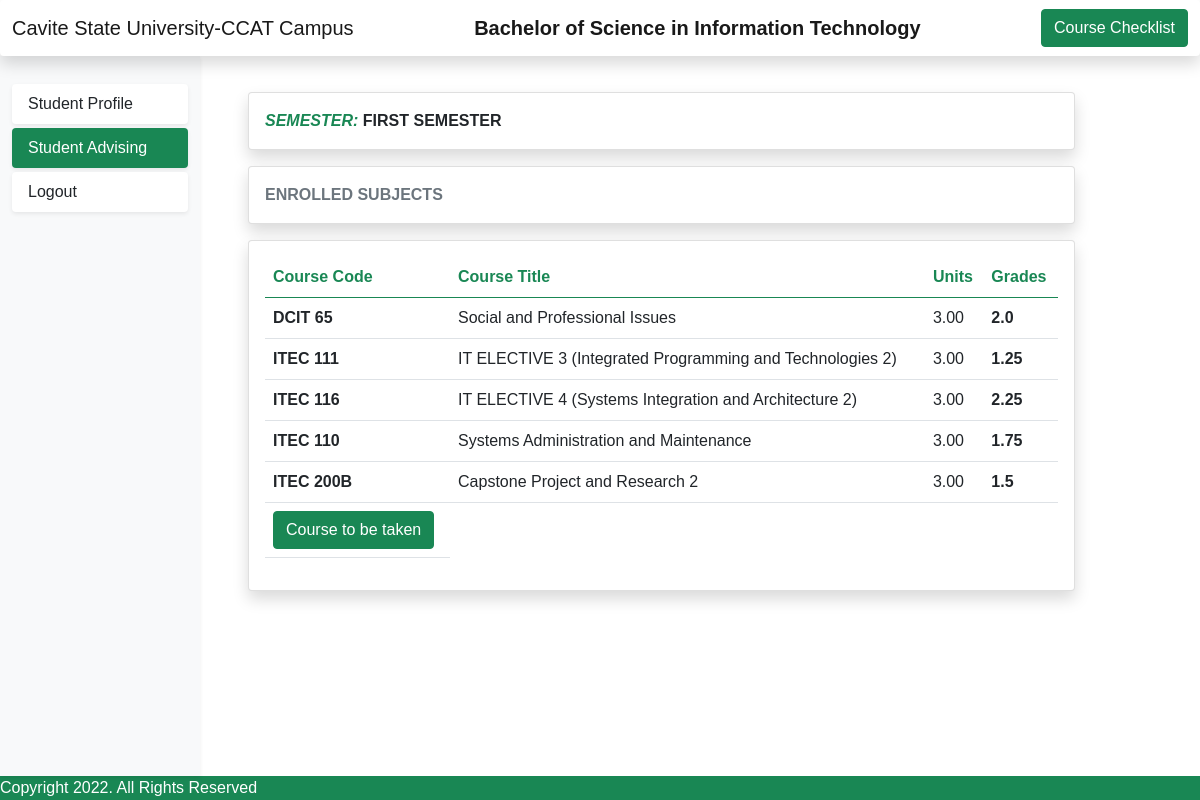
The page /studadvise (signed in) on the database its author committed.
### accounts/models.py (models this page shows, shortened)
class fy1stsem(models.Model):
    user = models.OneToOneField(User, null=True ,blank=True , on_delete=models.CASCADE)
    dcit65 = models.CharField(max_length=200,null=True , blank=True ,default = 'Not yet taken')
    itec111 = models.CharField(max_length=200,null=True , blank=True ,default = 'Not yet taken')
    itec116 = models.CharField(max_length=200,null=True , blank=True ,default = 'Not yet taken')
    itec110 = models.CharField(max_length=200,null=True , blank=True ,default = 'Not yet taken')
    itec200b = models.CharField(max_length=200,null=True , blank=True ,default = 'Not yet taken')

### accounts/decorators.py (the view)
    def wrapper_function(request, *args, **kwargs):
        group = None
        if request.user.groups.exists():
            group = request.user.groups.all()[0].name
        if group == 'forapproval':
            messages.error(request, "Please wait for the approval of the admin! ")
            return render(request, 'accounts/index.html')
        if group == 'admin':
            adviserprof = request.user.adviserprof
            context = {'adviserprof': adviserprof}
            return render(request, 'accounts/AdviserProfile.html', context)
        if group == 'student':
            return view_func(request, *args, **kwargs)

### accounts/templates/accounts/student advising.html (shortened to what this page needs)
{% load static %}
<!doctype html>
<html lang="en">
  <head>
    <link href="https://cdn.jsdelivr.net/npm/bootstrap@5.0.2/dist/css/bootstrap.min.css" rel="stylesheet">
    <link rel="stylesheet" href="{% static 'css/style.css'%}">
  </head>
  <body>
    <nav class="navbar navbar-light bg-light shadow bg-body rounded">
      <div class="container-fluid">
        <a class="navbar-brand">Cavite State University-CCAT Campus </a>
        <a class=" navbar-brand fw-bold text-center">Bachelor of Science in Information Technology</a>
        <a class="btn btn-success" type="button" href="{% url 'checklist' %}">Course Checklist</a>
      </div>
    </nav>
  {% block content %}
  <div class="container-fluid">
    <div class="row">
      <nav class="col-md-3 col-lg-2 d-md-block sidebar collapse bg-light shadow-sm" style="height: 100%;">
        <div class="d-flex flex-column position-sticky pt-4" style="height:90vh;">
                <ul class="nav nav-pills flex-column mb-auto">
                    <li class="nav-item ">
                        <a href="{% url 'home' %}" class="nav-link text-dark shadow-sm mt-1 bg-body rounded">Student Profile</a>
                    </li>
                    <li>
                         <a href="{% url 'studadvise'%}" class="nav-link text-white shadow-sm mt-1 rounded" style="background:#198754;" aria-current="page">Student Advising  </a>
                    </li>
                    <li>
                        <a href="{% url 'logout' %}" class="nav-link text-dark shadow-sm mt-1 bg-body rounded">Logout</a>
                    </li>
                </ul>
      </nav>
            <main class="col-md-9 ms-sm-auto col-lg-10 px-md-5" style="overflow-y: auto; margin-top: 2.5vh;">
              <div class="row mt-3">
                <div class="col-lg-11">
                     <div class="card shadow">
                         <div class="card-body">
                             <div class="card-text mb-0 fw-bold">
                                {% if userprof.user_yrandsec == '101' or userprof.user_yrandsec == '201' or userprof.user_yrandsec == '301' or userprof.user_yrandsec == '401'%}
                                    <span class="fst-italic wo text-success">SEMESTER: </span>  FIRST SEMESTER
                                {% elif userprof.user_yrandsec == '102' or userprof.user_yrandsec == '202' or userprof.user_yrandsec == '302' or userprof.user_yrandsec == '402'%}
                                    <span class="fst-italic wo text-success">SEMESTER: </span>  SECOND SEMESTER
                                {% elif userprof.user_yrandsec == '203'%}
                                    <span class="fst-italic wo text-success">SEMESTER: </span>  MIDYEAR SEMESTER
                                {%endif%}
                             </div>
                         </div>
                     </div>
                </div>
              </div>
              <div class="row mt-3">
                <div class="col-lg-11">
                     <div class="card shadow">
                        <div class="card-body">
                            <div class="card-text fw-bold text-muted">
                                ENROLLED SUBJECTS
                            </div>
                        </div>
                     </div>
                </div>
              </div>
              <form method="POST">
                    <div class="row mt-3">
                        <div class="col-lg-11">
                            <div class="card shadow mb-1">
                                <div class="card-body" >
                                    <div class="card-text">
                                    {% if userprof.user_yrandsec == '101' %}
                                        <table class="table table-hover">
                                            <thead>
                                            <tr class="text-success">
                                                <th scope="col" >Course Code</th>
                                                <th scope="col">Course Title</th>
                                                <th scope="col">Units</th>
                                                <th scope="col">Grades</th>
                                            </tr>
                                            </thead>
                                            <tbody>
                                            <tr>
                                                <th scope="row">GNED 02</th>
                                                <td>Ethics</td>
                                                <td>3.00</td>
                                                <td class="fw-bold">{{usergrade.gned02}}</td>
                                            </tr>
                                            <tr>
                                                <th scope="row">GNED 05</th>
                                                <td>Purposive Communication</td>
                                                <td>3.00</td>
                                                <td class="fw-bold">{{usergrade.gned05}}</td>
                                            </tr>
                                            <tr>
                                                <th scope="row">GNED 11</th>
                                                <td>Kontekstwalisadong Komunikasyon sa Filipino</td>
                                                <td>3.00</td>
                                                <td class="fw-bold">{{usergrade.gned11}}</td>
                                            </tr>
                                            <tr>
                                                <th scope="row">COSC 50</th>
                                                <td>Discrete Structure</td>
                                                <td>3.00</td>
                                                <td class="fw-bold">{{usergrade.cosc50}}</td>
                                            </tr>
                                            <tr>
                                                <th scope="row">DCIT 21</th>
                                                <td>Introduction to Computing</td>
                                                <td>3.00</td>
                                                <td class="fw-bold">{{usergrade.dcit21}}</td>
                                            </tr>
                                            <tr>
                                                <th scope="row">DCIT 22</th>
                                                <td>Computer Programming I</td>
                                                <td>3.00</td>
                                                <td class="fw-bold">{{usergrade.dcit22}}</td>
                                            </tr>
                                            <tr>
                                                <th scope="row">FITT 1</th>
                                                <td>Movement Enhancement</td>
                                                <td>3.00</td>
                                                <td class="fw-bold">{{usergrade.fitt1}}</td>
                                            </tr>
                                            <tr>
                                                <th scope="row">NSTP 1</th>
                                                <td>National Service Training Program 1</td>
                                                <td>3.00</td>
                                                <td class="fw-bold">{{usergrade.nstp1}}</td>
                                            </tr>
                                            <tr>
                                                <th scope="row">ORNT 1</th>
                                                <td>Institutional Orientation</td>
                                                <td>1.00</td>
                                                <td class="fw-bold">{{usergrade.ornt1}}</td>
                                                <tr>
                                                    <td><button type="button" class="btn btn-success btn-center" data-bs-toggle="modal" data-bs-target="#staticBackdrop">
                                                        Course to be taken
                                                    </button></td>
                                                </tr>
                                            </tr>
                                            </tbody>
                                        </table>
                                    {% elif userprof.user_yrandsec == '401' %}
                                    <table class="table table-hover">
                                    <thead>
                                        <tr class="text-success">
                                        <th scope="col" >Course Code</th>
                                        <th scope="col">Course Title</th>
                                        <th scope="col">Units</th>
                                        <th scope="col">Grades</th>
                                        </tr>
                                    </thead>
                                    <tbody>
                                        <tr>
                                        <th scope="row">DCIT 65</th>
                                        <td>Social and Professional Issues</td>
                                        <td>3.00</td>
                                        <td class="fw-bold">{{usergrade.dcit65}}</td>
                                        </tr>
                                        <tr>
                                        <th scope="row">ITEC 111</th>
                                        <td>IT ELECTIVE 3 (Integrated Programming and Technologies 2)</td>
                                        <td>3.00</td>
                                        <td class="fw-bold">{{usergrade.itec111}}</td>
                                        </tr>
                                        <tr>
                                        <th scope="row">ITEC 116</th>
                                        <td>IT ELECTIVE 4 (Systems Integration and Architecture 2)</td>
                                        <td>3.00</td>
                                        <td class="fw-bold">{{usergrade.itec116}}</td>
                                       </tr>
                                        <tr>
                                        <th scope="row">ITEC 110</th>
                                        <td>Systems Administration and Maintenance</td>
                                        <td>3.00</td>
                                        <td class="fw-bold">{{usergrade.itec110}}</td>
                                       </tr>
                                        <tr>
                                        <th scope="row">ITEC 200B</th>
                                        <td>Capstone Project and Research 2</td>
                                        <td>3.00</td>
                                        <td class="fw-bold">{{usergrade.itec200b}}</td>
                                        </tr>
                                        <tr>
                                            <td><button type="button" class="btn btn-success btn-center" data-bs-toggle="modal" data-bs-target="#staticBackdrop">
                                                Course to be taken
                                            </button></td>
                                        </tr>
                                    </tbody>
                                    </table>
                                    {% endif %}
                                    </div>
                                </div>
                            </div>
                        </div>
              </form>
            </main>
        </div>
    </div>
  {% endblock %}
 <div class="bg-success text-white">
  <text> Copyright 2022. All Rights Reserved </text>
 </div>
  </body>
</html>

### static/css/style.css (style rules this page uses)
body { font-family: "Arial"; background-color: rgb(255, 255, 255) ; }

### rows shown on the page
fy1stsem: dcit65 "2.0", itec111 "1.25", itec116 "2.25", itec110 "1.75", itec200b "1.5"
